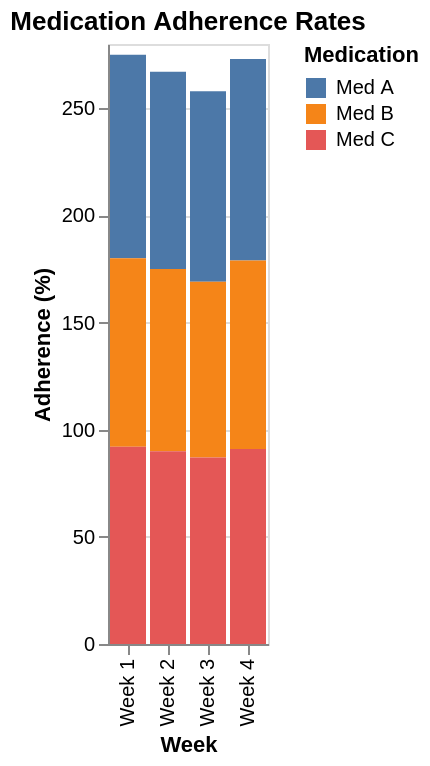

Here is the Vega-Lite specification saved for this chart:
### Vega-Lite specification from a JSON file in a GitHub repository (floating-point values rounded to 4 significant figures)
{"$schema": "https://vega.github.io/schema/vega-lite/v5.json", "description": "Medication adherence tracking", "data": {"values": [{"week": "Week 1", "medication": "Med A", "adherence": 95}, {"week": "Week 1", "medication": "Med B", "adherence": 88}, {"week": "Week 1", "medication": "Med C", "adherence": 92}, {"week": "Week 2", "medication": "Med A", "adherence": 92}, {"week": "Week 2", "medication": "Med B", "adherence": 85}, {"week": "Week 2", "medication": "Med C", "adherence": 90}, {"week": "Week 3", "medication": "Med A", "adherence": 89}, {"week": "Week 3", "medication": "Med B", "adherence": 82}, {"week": "Week 3", "medication": "Med C", "adherence": 87}, {"week": "Week 4", "medication": "Med A", "adherence": 94}, {"week": "Week 4", "medication": "Med B", "adherence": 88}, {"week": "Week 4", "medication": "Med C", "adherence": 91}]}, "mark": "bar", "encoding": {"x": {"field": "week", "type": "ordinal", "axis": {"title": "Week"}}, "y": {"field": "adherence", "type": "quantitative", "axis": {"title": "Adherence (%)"}}, "color": {"field": "medication", "type": "nominal", "legend": {"title": "Medication"}}}, "title": "Medication Adherence Rates"}
